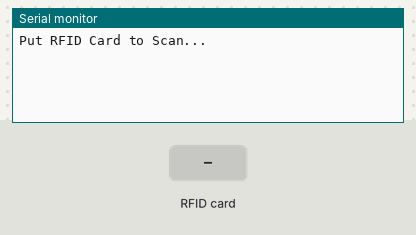
Bench run of a sketch on a simulated Arduino Mega 2560, built with avr-gcc and run on an emulated ATmega2560. Parts: the last lines printed to the serial monitor. Inputs (shaded band) come from the test bench.

Above: at 1.2 s.
1.3 s: RFID card 93 4C 7B 0C held to the reader
At 2.7 s:
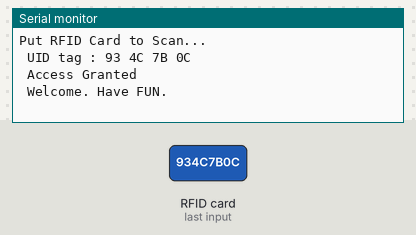
2.8 s: RFID card 5E 7A 19 C4 held to the reader
At 6.7 s:
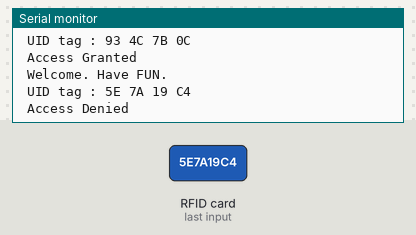

Measured:
- after the input at 1.3 s, the serial monitor: prints a new line at once (image 1)
- after the input at 2.8 s, the serial monitor: prints a new line after 2.5 s (image 2)

The sketch:

mega_rfid.ino
```cpp
/*
 *  Created by TheCircuit
*/

#define SS_PIN 53
#define RST_PIN 5
//#define Serial Serial2

#include <SPI.h>
#include <MFRC522.h>

MFRC522 mfrc522(SS_PIN, RST_PIN);   // Create MFRC522 instance.
int state = 0;

void setup()
{
  Serial.begin(9600);   // Initiate a serial communication
  Serial2.begin(115200);
  Serial1.begin(9600);
  SPI.begin();      // Initiate  SPI bus
  mfrc522.PCD_Init();   // Initiate MFRC522
  Serial.println("Put RFID Card to Scan...");
  Serial.println();
}
void loop()
{
  // Look for new cards
  if ( ! mfrc522.PICC_IsNewCardPresent())
  {
    return;
  }
  // Select one of the cards
  if ( ! mfrc522.PICC_ReadCardSerial())
  {
    return;
  }
  //Show UID on serial monitor
  Serial.println();
  Serial.print(" UID tag :");
  String content= "";
  byte letter;
  for (byte i = 0; i < mfrc522.uid.size; i++)
  {
     Serial.print(mfrc522.uid.uidByte[i] < 0x10 ? " 0" : " ");
     Serial.print(mfrc522.uid.uidByte[i], HEX);
     content.concat(String(mfrc522.uid.uidByte[i] < 0x10 ? " 0" : " "));
     content.concat(String(mfrc522.uid.uidByte[i], HEX));
  }
  content.toUpperCase();
  Serial.println();
  if (content.substring(1) == "93 4C 7B 0C") //change UID of the card that you want to give access
  {
    state = 1;
    Serial2.println(state);
    Serial.println(" Access Granted ");
    delay(1000);
    Serial.println(" Welcome. Have FUN. ");
    delay(3000);
  }

  else   {
    state = -1;
    Serial2.println(state);
    Serial.println(" Access Denied ");
    delay(3000);
  }
}
```
